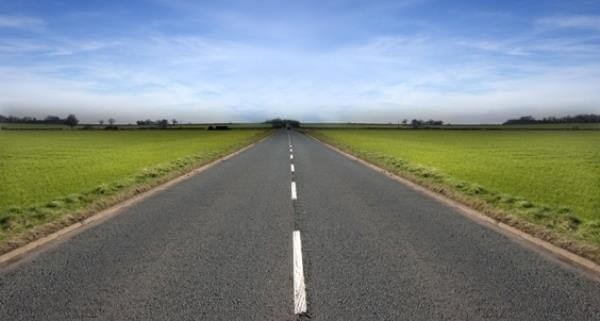
#> input picture road.jpg, 600 x 321 px
$ python lines.py
#> lines starting #> are read from the running program, lines starting #| are printed output that depends on the picture; after the words box and inside, x2 and y2 are one past the last pixel; in counts of white or black regions, pixels touching at a corner belong together
import cv2
import numpy as np

img = cv2.imread('road.jpg')
#> img is the input picture: shape (321, 600, 3); mean B, G, R 133, 133.6, 123.3
gray = cv2.cvtColor(img, cv2.COLOR_BGR2GRAY)
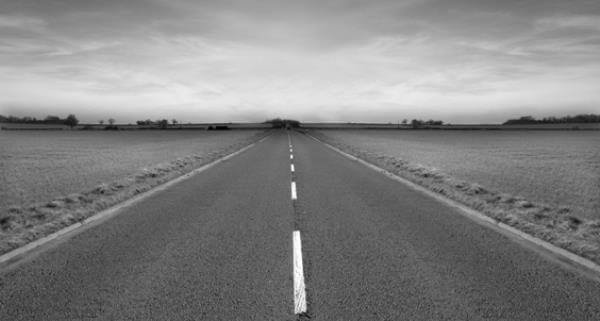
#> gray: shape (321, 600); min 1, max 255, mean 130.5
edges = cv2.Canny(gray, 50, 150, apertureSize=3)
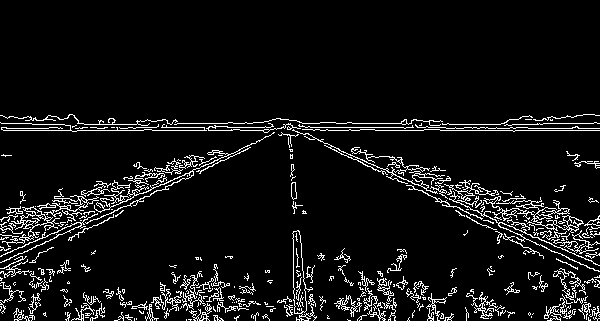
#> edges: shape (321, 600); 7.2% white in thin lines or dots, all inside (x1, y1, x2, y2) = (0, 114, 600, 321)

lines = cv2.HoughLines(edges, 1, np.pi / 180, 200)
#> lines = [[130, 1.57], [127, 1.57], [123, 1.57], [133, 1.55], [234, 1.15], [-1, 1.99]]
for line in lines:
    for rho, theta in line:
        a = np.cos(theta)
        b = np.sin(theta)
        x0 = a * rho
        y0 = b * rho
        x1 = int(x0 + 1000 * (-b))
        y1 = int(y0 + 1000 * (a))
        x2 = int(x0 - 1000 * (-b))
        y2 = int(y0 - 1000 * (a))

        cv2.line(img, (x1, y1), (x2, y2), (0, 0, 255), 2)
#> this loop made 6 passes
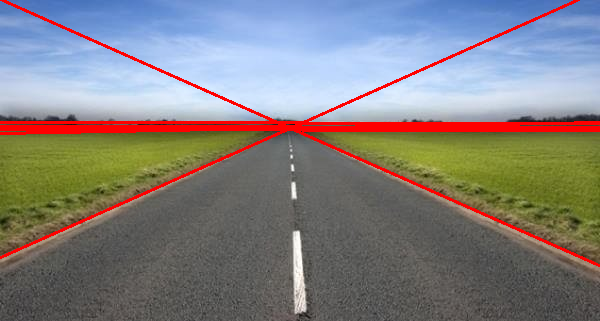
#> img: shape (321, 600, 3); 5.01% of pixels changed, all inside (x1, y1, x2, y2) = (0, 0, 600, 267)

cv2.imshow('image', img)
k = cv2.waitKey(0) & 0xFF
#> (key Esc is pressed here)
if k == 27:  # wait for ESC key to exit
    cv2.destroyAllWindows()

$ run again, with dave.jpg copied over road.jpg
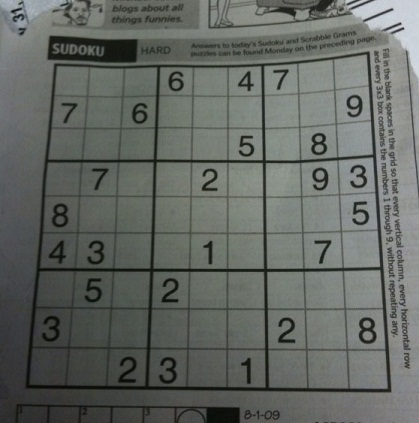
#> input picture dave.jpg, 419 x 423 px
#> img is the input picture: shape (423, 419, 3); mean B, G, R 98.9, 103.6, 99.4
#> `edges = cv2.Canny(gray, 50, 150, apertureSize=3)`:
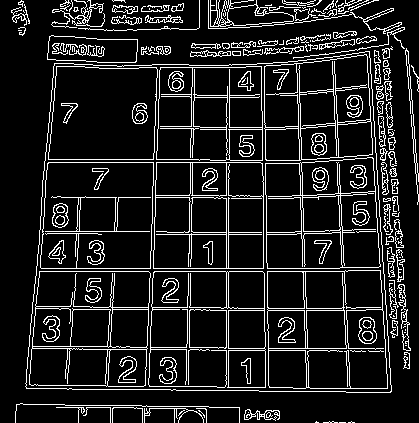
#> edges: shape (423, 419); 12% white in thin lines or dots
#> lines = 20 rows, first 8: [271, 1.57], [268, 1.57], [226, 0], [195, 0.0175], [162, 0.0349], [159, 0.0349], [-262, 3.12], [-293, 3.11]
#> the loop `for line in lines:` made 20 passes
#> after the loop `for line in lines:`:
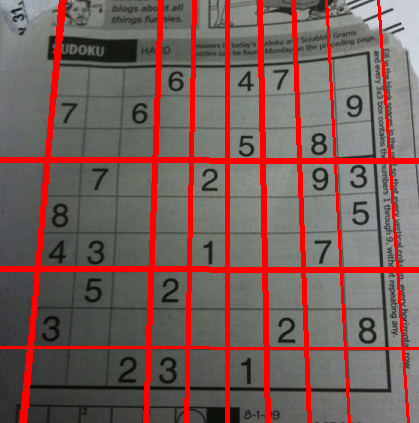
#> img: shape (423, 419, 3); 12.66% of pixels changed, all inside (x1, y1, x2, y2) = (0, 0, 419, 423)
